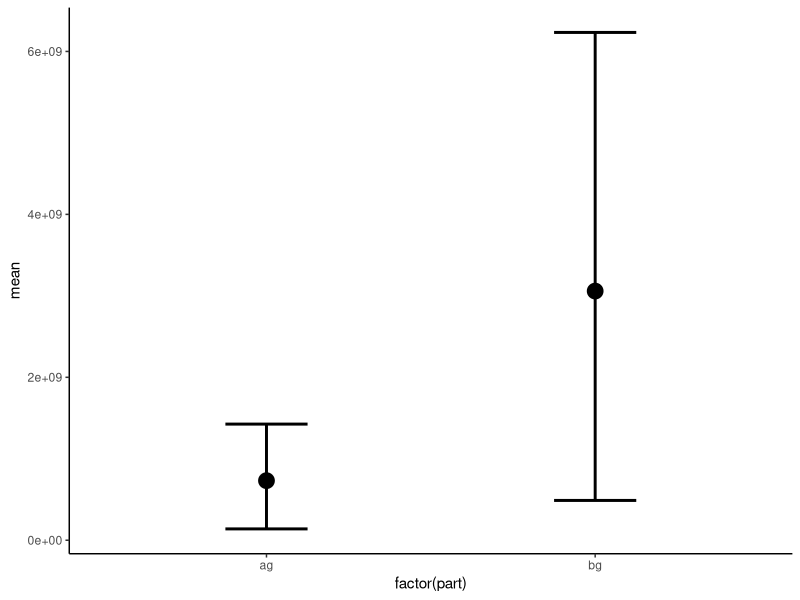

Write R code to recreate this figure.
library(truncnorm) # remotes::install_github("olafmersmann/truncnorm")
library(ggplot2)

set.seed(42)

agb_mean <- 47.84 #mean aboveground (ag) biomass (gDW m-2)
agb_sd <- 28.98 #standard deviation of mean ag biomass

bgb_mean <- 191.47 #mean belowground (bg) biomass (gDW m-2)
bgb_sd <- 135.67 #standard deviation of mean bg biomass

n_sample <- 1000000 

# create normal distribution values using mean and sd
df_range <- purrr::map_dfr(list(ag = c(agb_mean, agb_sd), bg = c(bgb_mean, bgb_sd)), function(i) {
  
  samples <- truncnorm::rtruncnorm(n = n_sample, mean = i[[1]], sd = i[[2]], a = 0.0)
  
  # get lower and higher 10% and 90% quantiles
  lower <- quantile(x = samples, probs = 0.1)
  upper <- quantile(x = samples, probs = 0.9)
  
  # sample values from lower and upper for each cell, we might need to to this in Rcpp
  n_cells <- 14340940
  
  # calculate sum of all cells for low mean and high
  total_lower <- sum(sample(x = samples[samples < lower], size = n_cells, replace = TRUE))
  
  total_mean = sum(sample(x = samples, size = n_cells, replace = TRUE))

  total_higher <- sum(sample(x =  samples[samples > upper], size = n_cells, replace = TRUE))
  
  data.frame(lower = total_lower, mean = total_mean, higher = total_higher)
  
}, .id = "part")


# tidyr::pivot_longer(df_range, -part, names_to = "range") |> 
ggplot(df_range, aes(x = factor(part))) + 
  geom_errorbar(aes(ymin = lower, ymax = higher), linewidth = 1, width = 0.25) + 
  geom_point(aes(y = mean), shape = 19, size = 5) +
  theme_classic()
